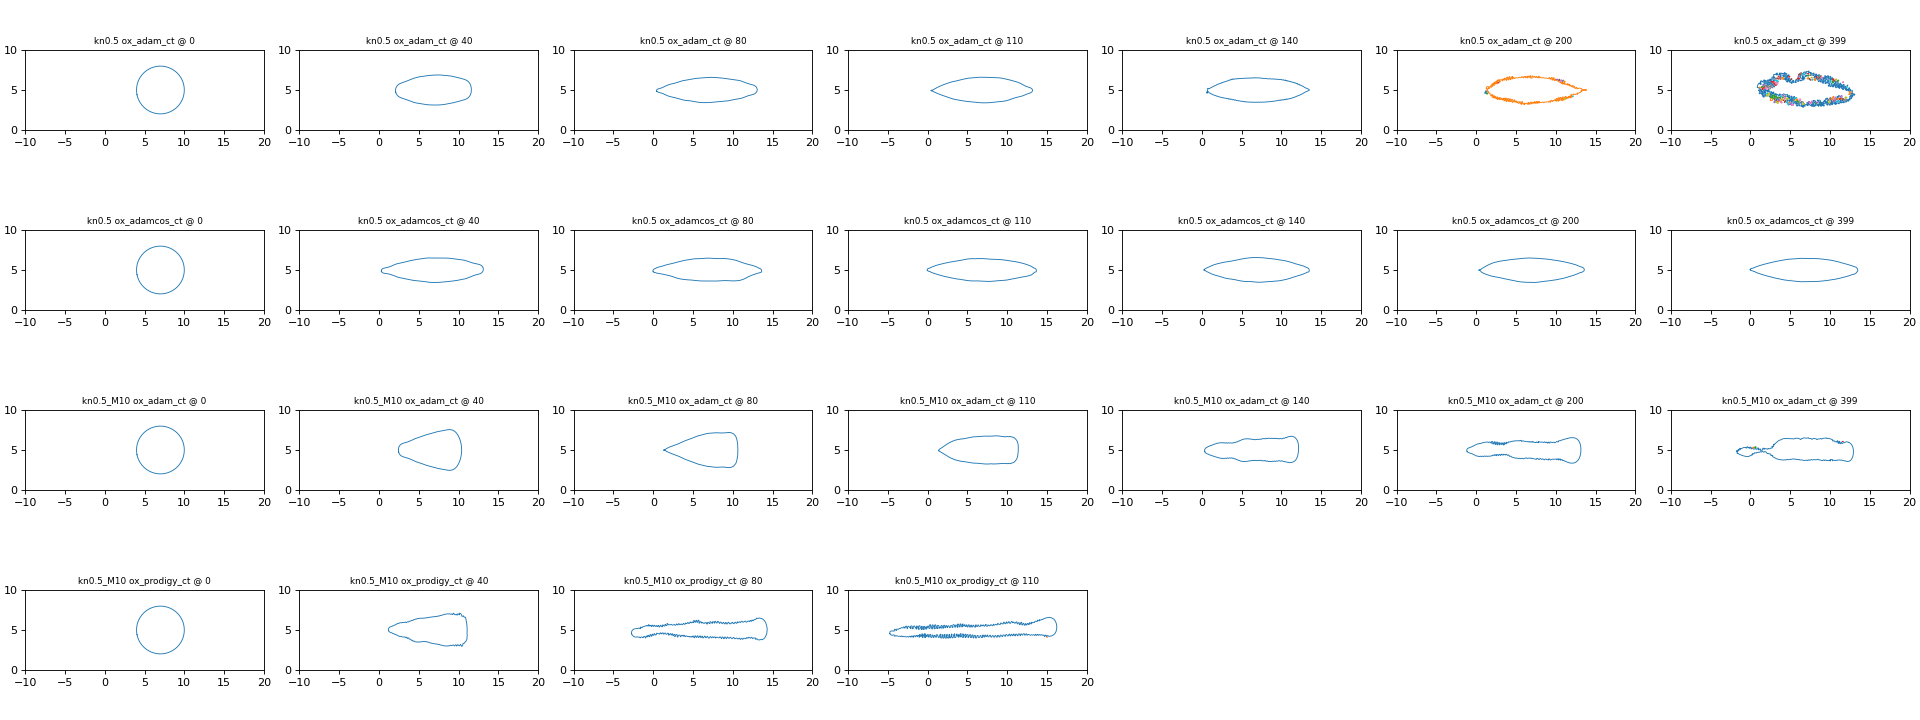

Write Python code to recreate this figure.
"""The optct bodies (2026-10-24): zero contours of a few iterates per run, one PNG.

    PYTHONPATH=. python3 scratch/optax/peek_ct.py
"""

import dataclasses
import json
import sys

import matplotlib

matplotlib.use("Agg")
import jax.numpy as jnp  # noqa: E402
import matplotlib.pyplot as plt  # noqa: E402
import numpy as np  # noqa: E402

sys.path.insert(0, "examples/mesh")
sys.path.insert(0, "scratch/optax")
import optimize as O  # noqa: E402
from analysis import ROOT, tag  # noqa: E402

RUNS = (("kn0.5", "ox_adam_ct"), ("kn0.5", "ox_adamcos_ct"), ("kn0.5_M10", "ox_adam_ct"),
        ("kn0.5_M10", "ox_prodigy_ct"))  # fmt: skip
ITERS = (0, 40, 80, 110, 140, 200, 399)
fig, axes = plt.subplots(len(RUNS), len(ITERS), figsize=(24, 9), constrained_layout=True)
for row, (regime, arm) in enumerate(RUNS):
    cfg = dict(O.default_config(), **json.load(open(f"{ROOT}/{tag(regime, arm)}/history.json"))["config"])  # fmt: skip
    grid, ls0 = O.initial_levelset(cfg)
    lo, hi = np.asarray(grid.lo), np.asarray(grid.hi)
    for col, k in enumerate(ITERS):
        ax = axes[row, col]
        try:
            c = np.load(f"{ROOT}/{tag(regime, arm)}/coef_{k}.npy")
        except FileNotFoundError:
            ax.set_axis_off()
            continue
        for seg in O.surface_polyline(dataclasses.replace(ls0, coef=jnp.asarray(c)), lo, hi):
            ax.plot(seg[:, 0], seg[:, 1], lw=0.8)
        ax.set_xlim(-10, 20)
        ax.set_ylim(0, 10)
        ax.set_aspect("equal")
        ax.set_title(f"{regime} {arm} @ {k}", fontsize=8)
fig.savefig("scratch/optax/peek_ct.png", dpi=80)
